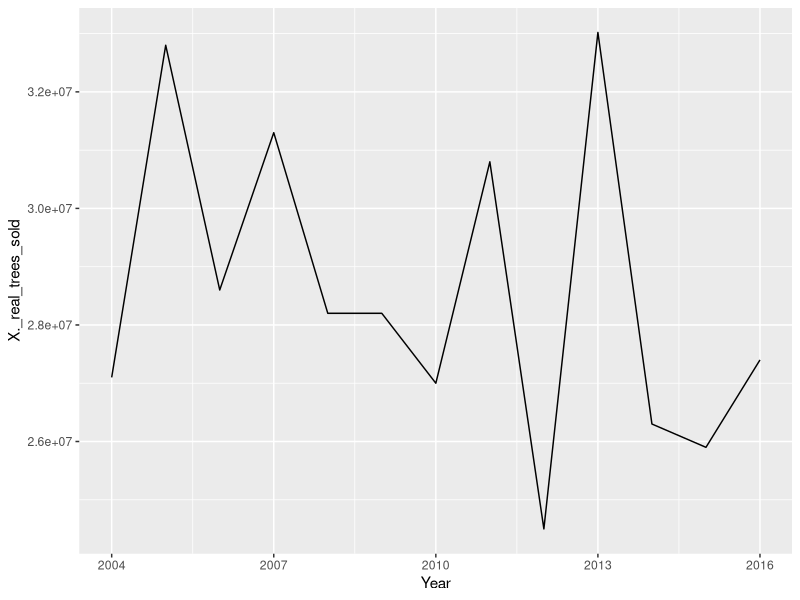
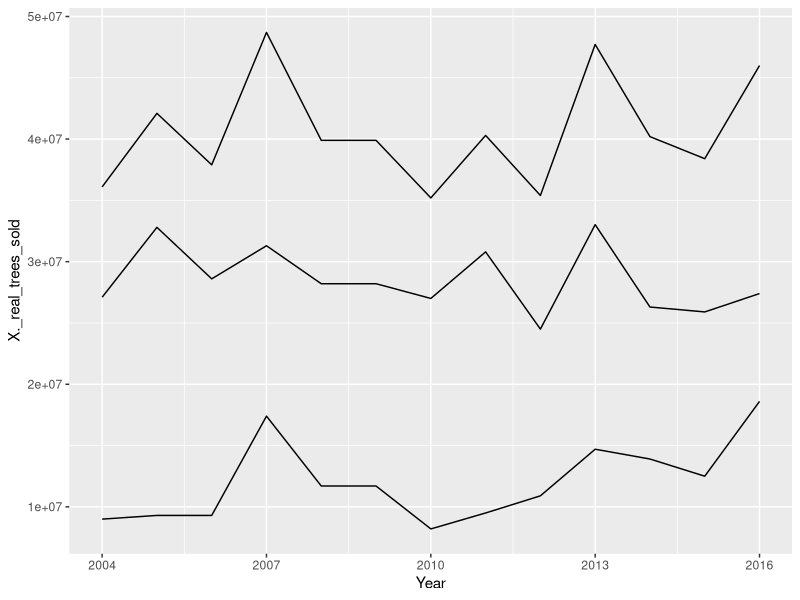
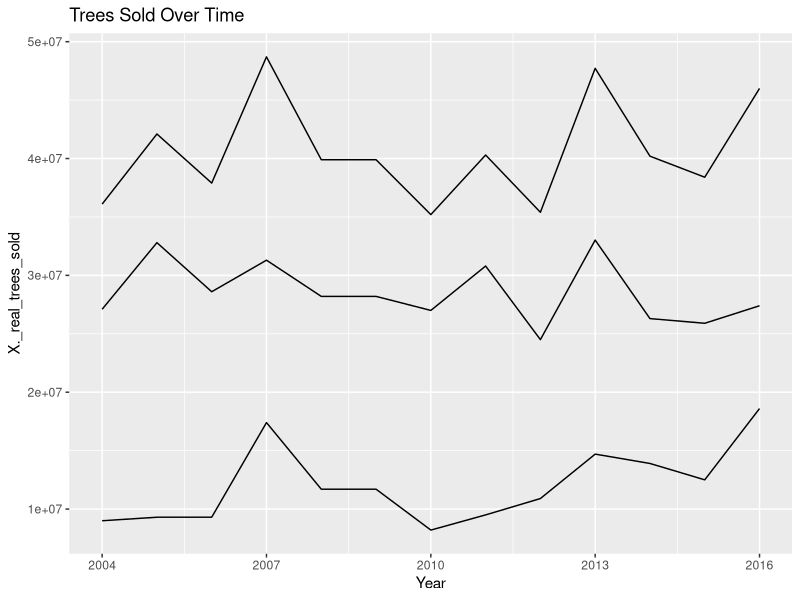
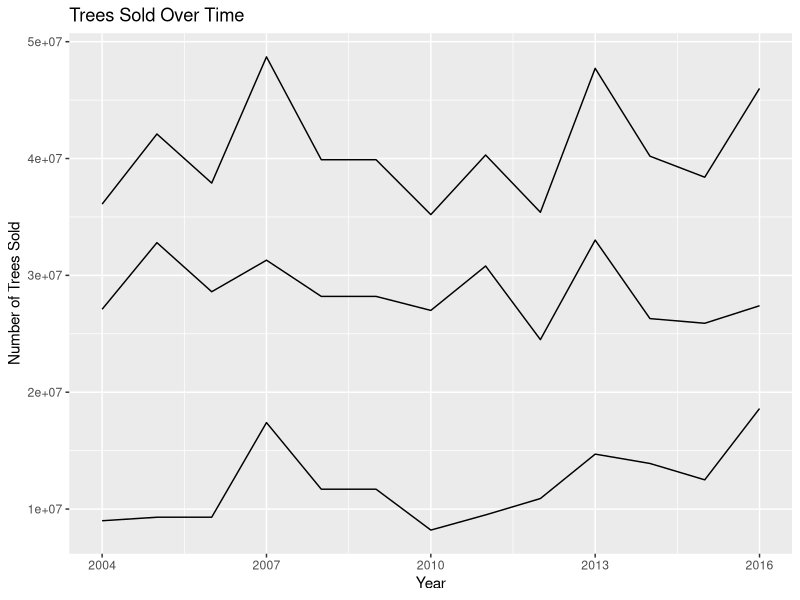
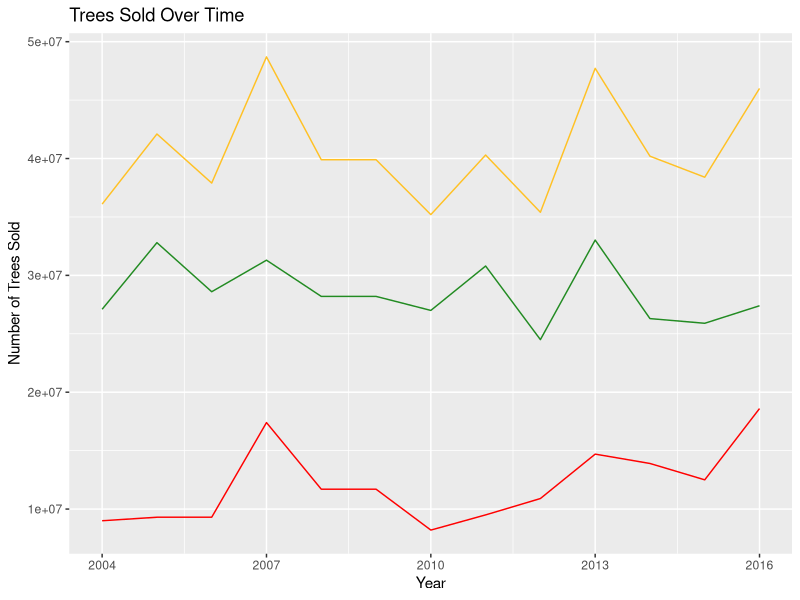
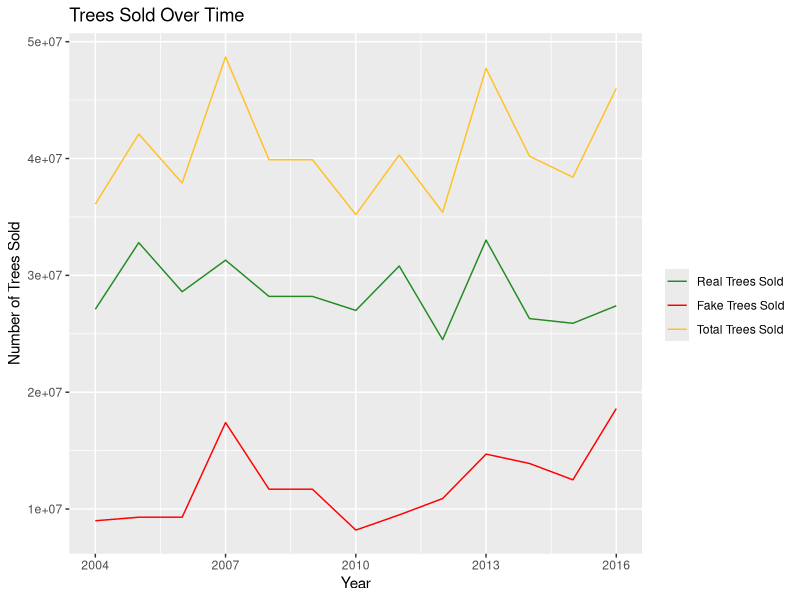
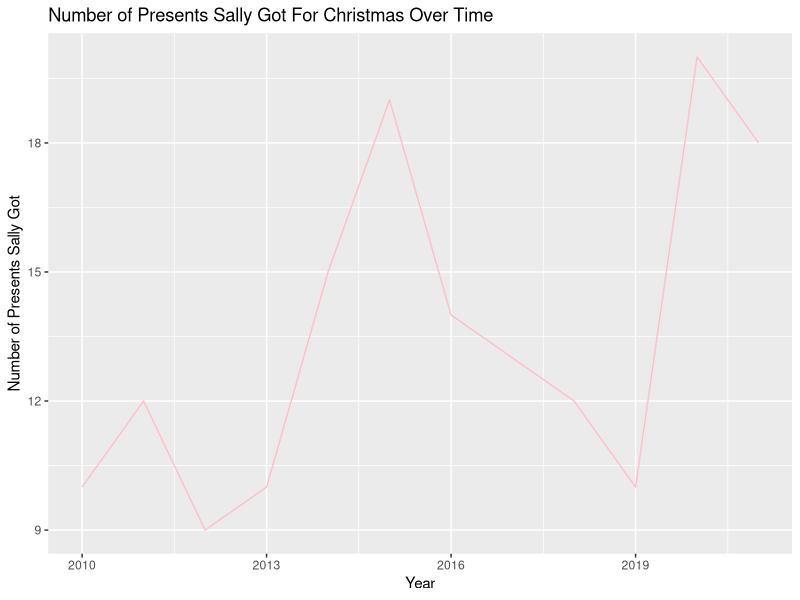

Reproduce these figures in R, in order.
# Install Packages
install.packages("dplyr")
install.packages("tidyverse")
install.packages("ggplot2")
install.packages("readr")
install.packages("gridextra")
install.packages("rmarkdown")

# Libraries
library(dplyr)
library(tidyverse)
library(ggplot2)
library(readr)
library(gridExtra)
library(rmarkdown)

Tree_Data <- read.csv("Christmas_Tree.csv") # Loading Tree Data

## Simple Line Chart
ggplot(Tree_Data, aes(x=Year, y=X._real_trees_sold)) + # Year is on the X-axis, Real trees sold is on the y axis
  geom_line() # Makes it a line chart

## Line Chart with all three trakced
ggplot(Tree_Data, aes(x=Year)) +
  geom_line(aes(y = X._real_trees_sold)) +
  geom_line(aes(y = X._fake_trees_sold)) +
  geom_line(aes(y = total_trees_sold))

## Add a title
ggplot(Tree_Data, aes(x=Year)) +
  geom_line(aes(y = X._real_trees_sold)) + # Line for real trees sold
  geom_line(aes(y = X._fake_trees_sold)) + # Line for fake trees sold
  geom_line(aes(y = total_trees_sold)) + # Line for total trees sold
  ggtitle("Trees Sold Over Time") # Title

## Add x and y axis labels
ggplot(Tree_Data, aes(x=Year)) +
  geom_line(aes(y = X._real_trees_sold)) + # Line for real trees sold
  geom_line(aes(y = X._fake_trees_sold)) + # Line for fake trees sold
  geom_line(aes(y = total_trees_sold)) + # Line for total trees sold
  ggtitle("Trees Sold Over Time") + # Title
  labs(y = "Number of Trees Sold", x = "Year") # Y and x labels


## Adding Colors To The Lines
ggplot(Tree_Data, aes(x=Year)) +
  geom_line(aes(y = X._real_trees_sold), color = "forestgreen") + # Line for real trees sold, changing color
  geom_line(aes(y = X._fake_trees_sold), color = "red") + # Line for fake trees sold, changing color
  geom_line(aes(y = total_trees_sold), color = "goldenrod1") + # Line for total trees sold, changing color
  ggtitle("Trees Sold Over Time") + # Title
  labs(y = "Number of Trees Sold", x = "Year") # Y and x labels

## Adding a Legend

ggplot(Tree_Data, aes(x=Year)) +
  geom_line(aes(y = X._real_trees_sold, color = "Real Trees Sold")) + # Line for real trees sold, changing color
  geom_line(aes(y = X._fake_trees_sold, color = "Fake Trees Sold")) + # Line for fake trees sold, changing color
  geom_line(aes(y = total_trees_sold, color = "Total Trees Sold")) + # Line for total trees sold, changing color
  ggtitle("Trees Sold Over Time") + # Title
  scale_colour_manual("", breaks = c("Real Trees Sold", "Fake Trees Sold", "Total Trees Sold"), # Making the Legend
  values = c("forestgreen", "red", "goldenrod1")) + # Assigning colors to each of the lines
  labs(y = "Number of Trees Sold", x = "Year") # Y and x labels

# Elf Data
Gift_Data <- read.csv("Gift_Data.csv")

ggplot(Gift_Data, aes(x=Year)) + # Year is on the X-axis, Real trees sold is on the y axis
  geom_line(aes(y=Number_of_Presents_Sally_Got), color = "pink") + # Makes it a line chart
  labs(y = "Number of Presents Sally Got", x = "Year") + # X and y labels
  ggtitle("Number of Presents Sally Got For Christmas Over Time") # Title
